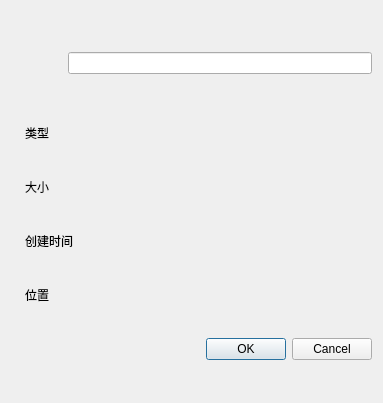
<?xml version="1.0" encoding="UTF-8"?>
<ui version="4.0">
 <class>FilePropertyDialog</class>
 <widget class="QDialog" name="FilePropertyDialog">
  <property name="geometry">
   <rect>
    <x>0</x>
    <y>0</y>
    <width>383</width>
    <height>403</height>
   </rect>
  </property>
  <property name="windowTitle">
   <string>Dialog</string>
  </property>
  <layout class="QVBoxLayout" name="verticalLayout">
   <item>
    <layout class="QHBoxLayout" name="horizontalLayout_5">
     <item>
      <widget class="QLabel" name="labelIcon">
       <property name="minimumSize">
        <size>
         <width>51</width>
         <height>51</height>
        </size>
       </property>
       <property name="text">
        <string/>
       </property>
      </widget>
     </item>
     <item>
      <widget class="QLineEdit" name="lineEdit">
       <property name="minimumSize">
        <size>
         <width>211</width>
         <height>21</height>
        </size>
       </property>
      </widget>
     </item>
    </layout>
   </item>
   <item>
    <layout class="QHBoxLayout" name="horizontalLayout">
     <item>
      <widget class="QLabel" name="label_2">
       <property name="minimumSize">
        <size>
         <width>81</width>
         <height>21</height>
        </size>
       </property>
       <property name="maximumSize">
        <size>
         <width>101</width>
         <height>21</height>
        </size>
       </property>
       <property name="text">
        <string>类型</string>
       </property>
      </widget>
     </item>
     <item>
      <widget class="QLabel" name="labelType">
       <property name="minimumSize">
        <size>
         <width>211</width>
         <height>21</height>
        </size>
       </property>
       <property name="maximumSize">
        <size>
         <width>211</width>
         <height>21</height>
        </size>
       </property>
       <property name="text">
        <string/>
       </property>
      </widget>
     </item>
    </layout>
   </item>
   <item>
    <layout class="QHBoxLayout" name="horizontalLayout_2">
     <item>
      <widget class="QLabel" name="label_4">
       <property name="minimumSize">
        <size>
         <width>81</width>
         <height>21</height>
        </size>
       </property>
       <property name="maximumSize">
        <size>
         <width>101</width>
         <height>21</height>
        </size>
       </property>
       <property name="text">
        <string>大小</string>
       </property>
      </widget>
     </item>
     <item>
      <widget class="QLabel" name="labelSize">
       <property name="minimumSize">
        <size>
         <width>211</width>
         <height>21</height>
        </size>
       </property>
       <property name="maximumSize">
        <size>
         <width>211</width>
         <height>21</height>
        </size>
       </property>
       <property name="text">
        <string/>
       </property>
      </widget>
     </item>
    </layout>
   </item>
   <item>
    <layout class="QHBoxLayout" name="horizontalLayout_3">
     <item>
      <widget class="QLabel" name="label_6">
       <property name="minimumSize">
        <size>
         <width>81</width>
         <height>21</height>
        </size>
       </property>
       <property name="maximumSize">
        <size>
         <width>101</width>
         <height>21</height>
        </size>
       </property>
       <property name="text">
        <string>创建时间</string>
       </property>
      </widget>
     </item>
     <item>
      <widget class="QLabel" name="labelCreatedAt">
       <property name="minimumSize">
        <size>
         <width>211</width>
         <height>21</height>
        </size>
       </property>
       <property name="maximumSize">
        <size>
         <width>211</width>
         <height>21</height>
        </size>
       </property>
       <property name="text">
        <string/>
       </property>
      </widget>
     </item>
    </layout>
   </item>
   <item>
    <layout class="QHBoxLayout" name="horizontalLayout_4">
     <item>
      <widget class="QLabel" name="label_8">
       <property name="minimumSize">
        <size>
         <width>81</width>
         <height>21</height>
        </size>
       </property>
       <property name="maximumSize">
        <size>
         <width>101</width>
         <height>21</height>
        </size>
       </property>
       <property name="text">
        <string>位置</string>
       </property>
      </widget>
     </item>
     <item>
      <widget class="QLabel" name="labelPosition">
       <property name="minimumSize">
        <size>
         <width>211</width>
         <height>21</height>
        </size>
       </property>
       <property name="maximumSize">
        <size>
         <width>211</width>
         <height>21</height>
        </size>
       </property>
       <property name="text">
        <string/>
       </property>
      </widget>
     </item>
    </layout>
   </item>
   <item>
    <widget class="QDialogButtonBox" name="buttonBox">
     <property name="orientation">
      <enum>Qt::Orientation::Horizontal</enum>
     </property>
     <property name="standardButtons">
      <set>QDialogButtonBox::StandardButton::Cancel|QDialogButtonBox::StandardButton::Ok</set>
     </property>
    </widget>
   </item>
  </layout>
 </widget>
 <resources/>
 <connections>
  <connection>
   <sender>buttonBox</sender>
   <signal>accepted()</signal>
   <receiver>FilePropertyDialog</receiver>
   <slot>accept()</slot>
   <hints>
    <hint type="sourcelabel">
     <x>248</x>
     <y>254</y>
    </hint>
    <hint type="destinationlabel">
     <x>157</x>
     <y>274</y>
    </hint>
   </hints>
  </connection>
  <connection>
   <sender>buttonBox</sender>
   <signal>rejected()</signal>
   <receiver>FilePropertyDialog</receiver>
   <slot>reject()</slot>
   <hints>
    <hint type="sourcelabel">
     <x>316</x>
     <y>260</y>
    </hint>
    <hint type="destinationlabel">
     <x>286</x>
     <y>274</y>
    </hint>
   </hints>
  </connection>
 </connections>
</ui>
